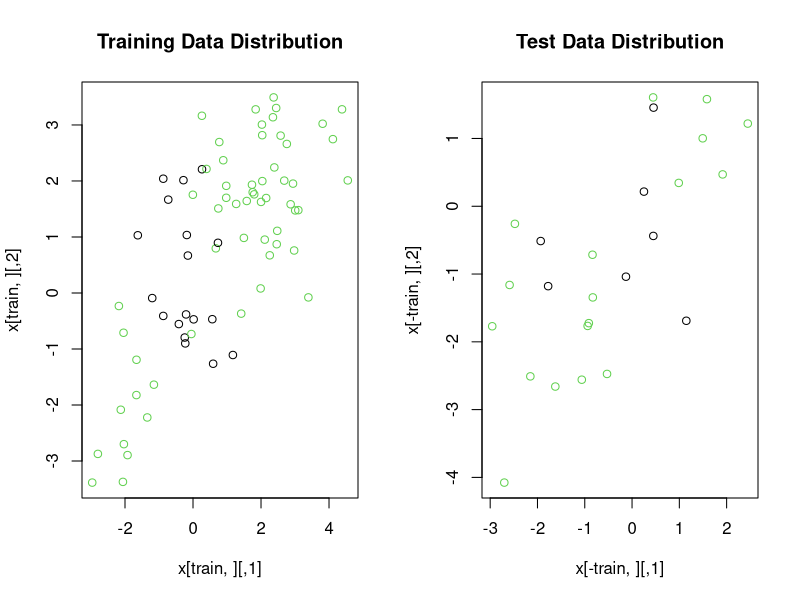
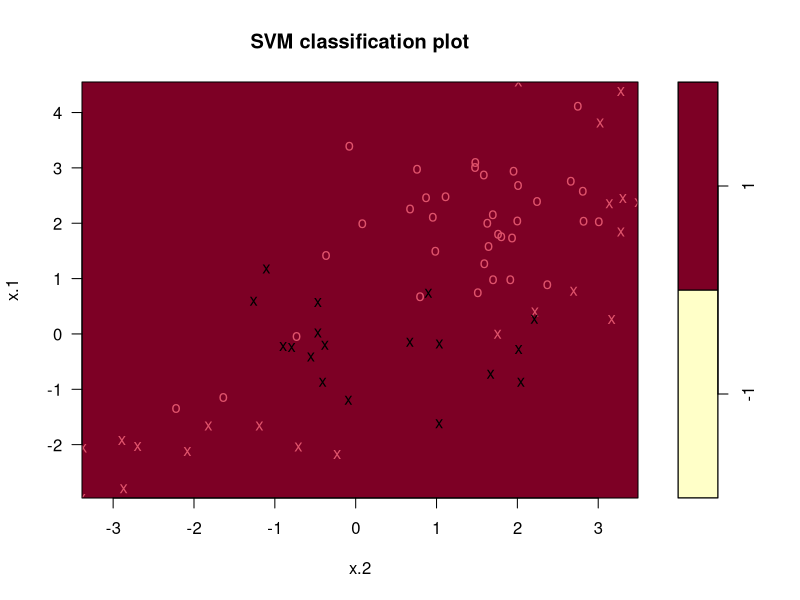
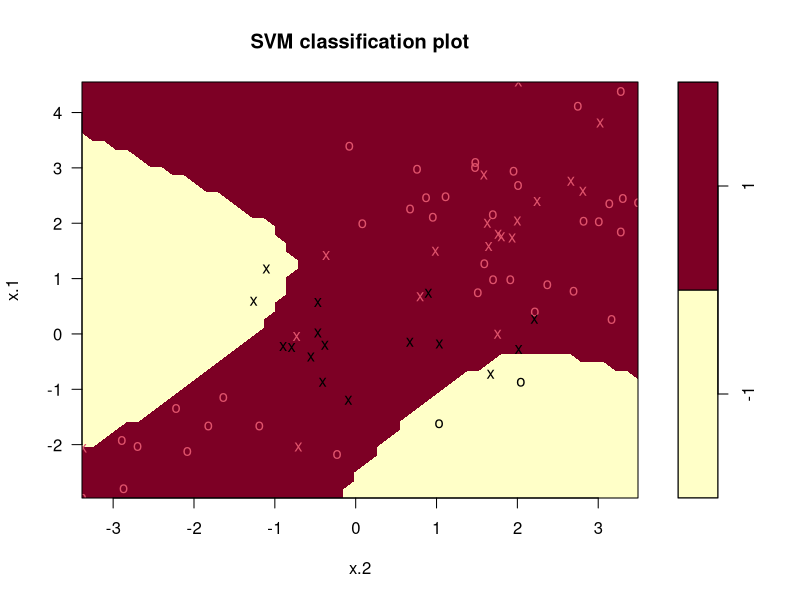
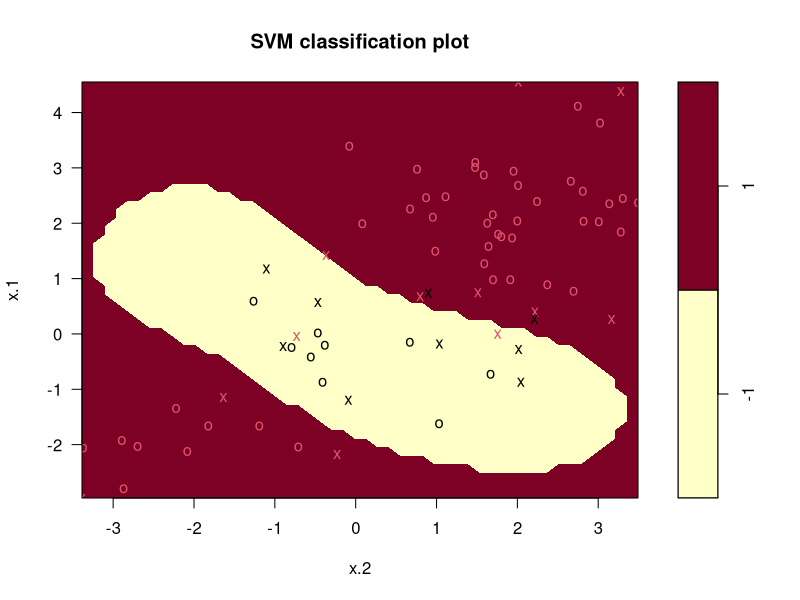

Recreate these plots in R, in order.
## ---- chunk 1
knitr::opts_chunk$set(echo = TRUE)
library(e1071)

## ---- chunk 2
set.seed(1970)
x = matrix(rnorm(2*100), ncol = 2)
y = c(rep(1,75), rep(-1,25))
x[1:50,] = x[1:50,]+2
x[51:75,] = x[51:75,]-2
dat = data.frame(x=x, y=as.factor(y))
train = sample(100,75)
par(mfcol = c(1,2))
plot(x[train,], col = (y[train]+2), main = "Training Data Distribution")
plot(x[-train,], col = (y[-train]+2), main = "Test Data Distribution")


#Fitting a support vector classifier
tune.out = tune(svm, y~., data = dat[train,], kernel = "linear",
                ranges = list(cost = c(0.001, 0.01, 0.1, 1, 5, 10, 1000)))
bestmod.svm.1 = tune.out$best.model

#Fitting a SVM with a polynomial kernel
tune.out = tune(svm, y~., data = dat[train,], kernel = "polynomial",
                ranges = list(degree = c(2,3,4,5), cost = c(0.001,0.01, 0.1, 1),
                              gamma = c(0.5, 1)))
bestmod.svm.poly = tune.out$best.model

#Fitting a SVM with a radial kernel
tune.out = tune(svm, y~., data = dat[train,], kernel = "radial",
                ranges = list(gamma = c(0.5, 1, 2, 3, 4), cost = c(0.001, 0.01, 0.1, 1, 5, 10, 1000)))
bestmod.svm.radial = tune.out$best.model

#Plotting the three fits
print("Support Vector Classifier")
plot(bestmod.svm.1, data = dat[train,])
print("SVM with polynomial kernel")
plot(bestmod.svm.poly, data = dat[train,])
print("SVM with radial kernel")
plot(bestmod.svm.radial, data = dat[train,])

#Training error rates
z = table(prediction = bestmod.svm.1$fitted, truth = dat$y[train])
print(paste("Training Error Rate for Linear Kernel", "=", sum(z[row(z)!=col(z)])/sum(z)))

z = table(prediction = bestmod.svm.poly$fitted, truth = dat$y[train])
print(paste("Training Error Rate for Polynomial Kernel", "=", sum(z[row(z)!=col(z)])/sum(z)))

z = table(prediction = bestmod.svm.radial$fitted, truth = dat$y[train])
print(paste("Training Error Rate for Radial Kernel", "=", sum(z[row(z)!=col(z)])/sum(z)))

#Test error rates
z = table(prediction = predict(bestmod.svm.1, newdata = dat[-train,]), truth = dat$y[-train])
print(paste("Test Error Rate for Linear Kernel", "=", sum(z[row(z)!=col(z)])/sum(z)))

z = table(prediction = predict(bestmod.svm.poly, newdata = dat[-train,]), truth = dat$y[-train])
print(paste("Test Error Rate for Polynomial Kernel", "=", sum(z[row(z)!=col(z)])/sum(z)))

z = table(prediction = predict(bestmod.svm.radial, newdata = dat[-train,]), truth = dat$y[-train])
print(paste("Test Error Rate for Radial Kernel", "=", sum(z[row(z)!=col(z)])/sum(z)))

